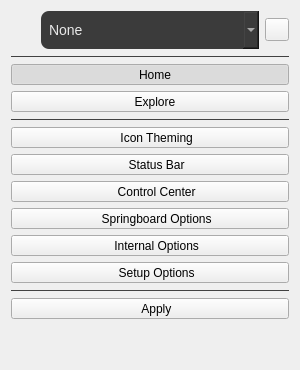
     <widget class="QWidget" name="sidebar" native="true">
      <property name="sizePolicy">
       <sizepolicy hsizetype="Fixed" vsizetype="Preferred">
        <horstretch>0</horstretch>
        <verstretch>0</verstretch>
       </sizepolicy>
      </property>
      <property name="minimumSize">
       <size>
        <width>300</width>
        <height>0</height>
       </size>
      </property>
      <property name="styleSheet">
       <string notr="true">QFrame {
	color: #414141;
}</string>
      </property>
      <layout class="QVBoxLayout" name="verticalLayout">
       <item>
        <widget class="QWidget" name="deviceBar" native="true">
         <layout class="QHBoxLayout" name="horizontalLayout_4">
          <property name="spacing">
           <number>6</number>
          </property>
          <property name="leftMargin">
           <number>0</number>
          </property>
          <property name="topMargin">
           <number>0</number>
          </property>
          <property name="rightMargin">
           <number>0</number>
          </property>
          <property name="bottomMargin">
           <number>0</number>
          </property>
          <item>
           <widget class="QLabel" name="label_6">
            <property name="sizePolicy">
             <sizepolicy hsizetype="Fixed" vsizetype="Fixed">
              <horstretch>0</horstretch>
              <verstretch>0</verstretch>
             </sizepolicy>
            </property>
            <property name="minimumSize">
             <size>
              <width>24</width>
              <height>24</height>
             </size>
            </property>
            <property name="pixmap">
             <pixmap resource="resources.qrc">:/icon/phone.svg</pixmap>
            </property>
            <property name="alignment">
             <set>Qt::AlignCenter</set>
            </property>
           </widget>
          </item>
          <item>
           <widget class="QComboBox" name="devicePicker">
            <property name="styleSheet">
             <string notr="true">#devicePicker {
	background-color: #3b3b3b;
    border: none;
    color: #e8e8e8;
    font-size: 14px;
    min-height: 38px;
	min-width: 35px;
	border-radius: 8px;
	padding-left: 8px;
}

#devicePicker:hover {
	background-color: #535353;
    color: #FFFFFF;
}

#devicePicker::drop-down {
    image: url(:/icon/caret-down-fill.svg);
	icon-size: 16px;
    subcontrol-position: right center;
	margin-right: 8px;
}

#devicePicker QAbstractItemView {
	background-color: transparent;
    outline: none;
	margin-top: -10px;
}

#devicePicker QAbstractItemView::item {
	background-color: #3b3b3b;
	color: #e8e8e8;
	min-height: 38px;
    padding-left: 8px;
}

#devicePicker QAbstractItemView::item:hover {
    background-color: #535353;
    color: #ffffff;
}</string>
            </property>
            <property name="placeholderText">
             <string>None</string>
            </property>
            <property name="duplicatesEnabled">
             <bool>true</bool>
            </property>
           </widget>
          </item>
          <item>
           <widget class="QToolButton" name="refreshBtn">
            <property name="icon">
             <iconset resource="resources.qrc">
              <normaloff>:/icon/arrow-clockwise.svg</normaloff>:/icon/arrow-clockwise.svg</iconset>
            </property>
            <property name="checkable">
             <bool>false</bool>
            </property>
            <property name="toolButtonStyle">
             <enum>Qt::ToolButtonIconOnly</enum>
            </property>
            <property name="cls" stdset="0">
             <string>btn</string>
            </property>
           </widget>
          </item>
         </layout>
        </widget>
       </item>
       <item>
        <widget class="Line" name="line">
         <property name="styleSheet">
          <string notr="true">QFrame {
	color: #414141;
}</string>
         </property>
         <property name="frameShadow">
          <enum>QFrame::Plain</enum>
         </property>
         <property name="orientation">
          <enum>Qt::Horizontal</enum>
         </property>
         <property name="cls" stdset="0">
          <string>line</string>
         </property>
        </widget>
       </item>
       <item>
        <widget class="QToolButton" name="homePageBtn">
         <property name="sizePolicy">
          <sizepolicy hsizetype="Expanding" vsizetype="Fixed">
           <horstretch>0</horstretch>
           <verstretch>0</verstretch>
          </sizepolicy>
         </property>
         <property name="text">
          <string>   Home</string>
         </property>
         <property name="icon">
          <iconset resource="resources.qrc">
           <normaloff>:/icon/house.svg</normaloff>:/icon/house.svg</iconset>
         </property>
         <property name="checkable">
          <bool>true</bool>
         </property>
         <property name="checked">
          <bool>true</bool>
         </property>
         <property name="autoExclusive">
          <bool>true</bool>
         </property>
         <property name="toolButtonStyle">
          <enum>Qt::ToolButtonTextBesideIcon</enum>
         </property>
         <property name="cls" stdset="0">
          <string>sidebarBtn</string>
         </property>
        </widget>
       </item>
       <item>
        <widget class="QToolButton" name="explorePageBtn">
         <property name="sizePolicy">
          <sizepolicy hsizetype="Expanding" vsizetype="Fixed">
           <horstretch>0</horstretch>
           <verstretch>0</verstretch>
          </sizepolicy>
         </property>
         <property name="text">
          <string>   Explore</string>
         </property>
         <property name="icon">
          <iconset resource="resources.qrc">
           <normaloff>:/icon/compass.svg</normaloff>:/icon/compass.svg</iconset>
         </property>
         <property name="checkable">
          <bool>true</bool>
         </property>
         <property name="autoExclusive">
          <bool>true</bool>
         </property>
         <property name="toolButtonStyle">
          <enum>Qt::ToolButtonTextBesideIcon</enum>
         </property>
         <property name="cls" stdset="0">
          <string>sidebarBtn</string>
         </property>
        </widget>
       </item>
       <item>
        <widget class="Line" name="line_2">
         <property name="styleSheet">
          <string notr="true">QFrame {
	color: #414141;
}</string>
         </property>
         <property name="frameShadow">
          <enum>QFrame::Plain</enum>
         </property>
         <property name="orientation">
          <enum>Qt::Horizontal</enum>
         </property>
        </widget>
       </item>
       <item>
        <widget class="QToolButton" name="iconThemingPageBtn">
         <property name="sizePolicy">
          <sizepolicy hsizetype="Expanding" vsizetype="Fixed">
           <horstretch>0</horstretch>
           <verstretch>0</verstretch>
          </sizepolicy>
         </property>
         <property name="text">
          <string>    Icon Theming</string>
         </property>
         <property name="icon">
          <iconset resource="resources.qrc">
           <normaloff>:/icon/brush.svg</normaloff>:/icon/brush.svg</iconset>
         </property>
         <property name="checkable">
          <bool>true</bool>
         </property>
         <property name="autoExclusive">
          <bool>true</bool>
         </property>
         <property name="toolButtonStyle">
          <enum>Qt::ToolButtonTextBesideIcon</enum>
         </property>
         <property name="cls" stdset="0">
          <string>sidebarBtn</string>
         </property>
        </widget>
       </item>
       <item>
        <widget class="QToolButton" name="statusBarPageBtn">
         <property name="sizePolicy">
          <sizepolicy hsizetype="Expanding" vsizetype="Fixed">
           <horstretch>0</horstretch>
           <verstretch>0</verstretch>
          </sizepolicy>
         </property>
         <property name="text">
          <string>    Status Bar</string>
         </property>
         <property name="icon">
          <iconset resource="resources.qrc">
           <normaloff>:/icon/wifi.svg</normaloff>:/icon/wifi.svg</iconset>
         </property>
         <property name="checkable">
          <bool>true</bool>
         </property>
         <property name="autoExclusive">
          <bool>true</bool>
         </property>
         <property name="toolButtonStyle">
          <enum>Qt::ToolButtonTextBesideIcon</enum>
         </property>
         <property name="cls" stdset="0">
          <string>sidebarBtn</string>
         </property>
        </widget>
       </item>
       <item>
        <widget class="QToolButton" name="controlCenterPageBtn">
         <property name="sizePolicy">
          <sizepolicy hsizetype="Expanding" vsizetype="Fixed">
           <horstretch>0</horstretch>
           <verstretch>0</verstretch>
          </sizepolicy>
         </property>
         <property name="text">
          <string>    Control Center</string>
         </property>
         <property name="icon">
          <iconset resource="resources.qrc">
           <normaloff>:/icon/toggles.svg</normaloff>:/icon/toggles.svg</iconset>
         </property>
         <property name="checkable">
          <bool>true</bool>
         </property>
         <property name="autoExclusive">
          <bool>true</bool>
         </property>
         <property name="toolButtonStyle">
          <enum>Qt::ToolButtonTextBesideIcon</enum>
         </property>
         <property name="cls" stdset="0">
          <string>sidebarBtn</string>
         </property>
        </widget>
       </item>
       <item>
        <widget class="QToolButton" name="springboardOptionsPageBtn">
         <property name="sizePolicy">
          <sizepolicy hsizetype="Expanding" vsizetype="Fixed">
           <horstretch>0</horstretch>
           <verstretch>0</verstretch>
          </sizepolicy>
         </property>
         <property name="text">
          <string>    Springboard Options</string>
         </property>
         <property name="icon">
          <iconset resource="resources.qrc">
           <normaloff>:/icon/app-indicator.svg</normaloff>:/icon/app-indicator.svg</iconset>
         </property>
         <property name="checkable">
          <bool>true</bool>
         </property>
         <property name="autoExclusive">
          <bool>true</bool>
         </property>
         <property name="toolButtonStyle">
          <enum>Qt::ToolButtonTextBesideIcon</enum>
         </property>
         <property name="cls" stdset="0">
          <string>sidebarBtn</string>
         </property>
        </widget>
       </item>
       <item>
        <widget class="QToolButton" name="internalOptionsPageBtn">
         <property name="sizePolicy">
          <sizepolicy hsizetype="Expanding" vsizetype="Fixed">
           <horstretch>0</horstretch>
           <verstretch>0</verstretch>
          </sizepolicy>
         </property>
         <property name="text">
          <string>    Internal Options</string>
         </property>
         <property name="icon">
          <iconset resource="resources.qrc">
           <normaloff>:/icon/hdd.svg</normaloff>:/icon/hdd.svg</iconset>
         </property>
         <property name="checkable">
          <bool>true</bool>
         </property>
         <property name="autoExclusive">
          <bool>true</bool>
         </property>
         <property name="toolButtonStyle">
          <enum>Qt::ToolButtonTextBesideIcon</enum>
         </property>
         <property name="cls" stdset="0">
          <string>sidebarBtn</string>
         </property>
        </widget>
       </item>
       <item>
        <widget class="QToolButton" name="setupOptionsPageBtn">
         <property name="sizePolicy">
          <sizepolicy hsizetype="Expanding" vsizetype="Fixed">
           <horstretch>0</horstretch>
           <verstretch>0</verstretch>
          </sizepolicy>
         </property>
         <property name="text">
          <string>    Setup Options</string>
         </property>
         <property name="icon">
          <iconset resource="resources.qrc">
           <normaloff>:/icon/gear.svg</normaloff>:/icon/gear.svg</iconset>
         </property>
         <property name="checkable">
          <bool>true</bool>
         </property>
         <property name="autoExclusive">
          <bool>true</bool>
         </property>
         <property name="toolButtonStyle">
          <enum>Qt::ToolButtonTextBesideIcon</enum>
         </property>
         <property name="cls" stdset="0">
          <string>sidebarBtn</string>
         </property>
        </widget>
       </item>
       <item>
        <widget class="Line" name="line_3">
         <property name="styleSheet">
          <string notr="true">QFrame {
	color: #414141;
}</string>
         </property>
         <property name="frameShadow">
          <enum>QFrame::Plain</enum>
         </property>
         <property name="orientation">
          <enum>Qt::Horizontal</enum>
         </property>
        </widget>
       </item>
       <item>
        <widget class="QToolButton" name="applyPageBtn">
         <property name="sizePolicy">
          <sizepolicy hsizetype="Expanding" vsizetype="Fixed">
           <horstretch>0</horstretch>
           <verstretch>0</verstretch>
          </sizepolicy>
         </property>
         <property name="text">
          <string>    Apply</string>
         </property>
         <property name="icon">
          <iconset resource="resources.qrc">
           <normaloff>:/icon/check-circle.svg</normaloff>:/icon/check-circle.svg</iconset>
         </property>
         <property name="checkable">
          <bool>true</bool>
         </property>
         <property name="autoExclusive">
          <bool>true</bool>
         </property>
         <property name="toolButtonStyle">
          <enum>Qt::ToolButtonTextBesideIcon</enum>
         </property>
         <property name="cls" stdset="0">
          <string>sidebarBtn</string>
         </property>
        </widget>
       </item>
       <item>
        <spacer name="verticalSpacer">
         <property name="orientation">
          <enum>Qt::Vertical</enum>
         </property>
         <property name="sizeHint" stdset="0">
          <size>
           <width>20</width>
           <height>40</height>
          </size>
         </property>
        </spacer>
       </item>
      </layout>
     </widget>
